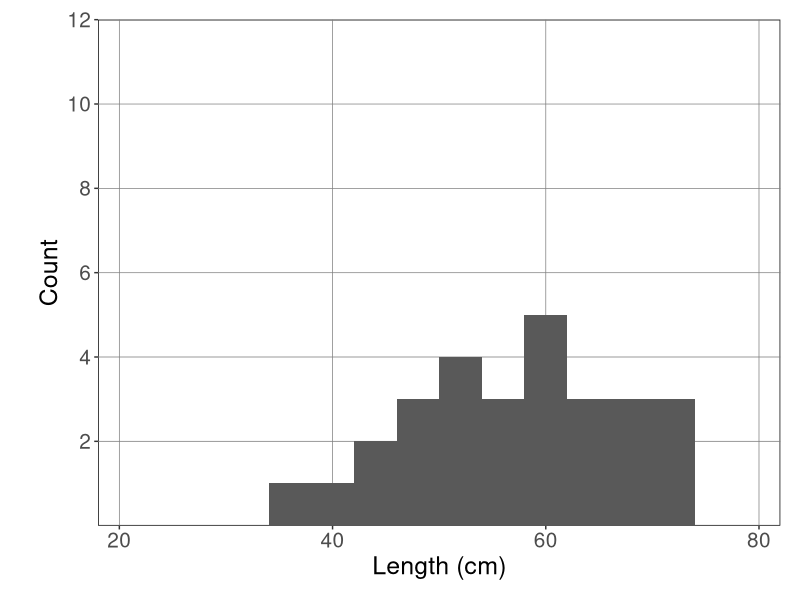
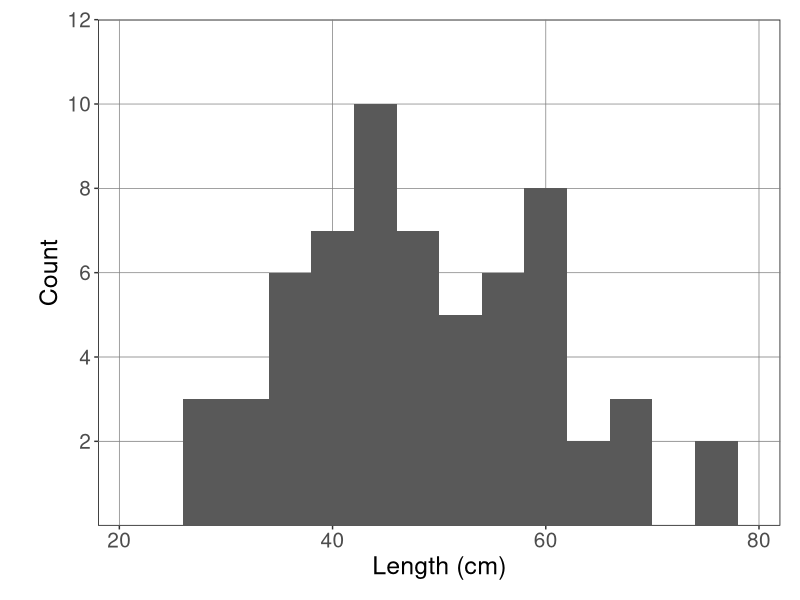
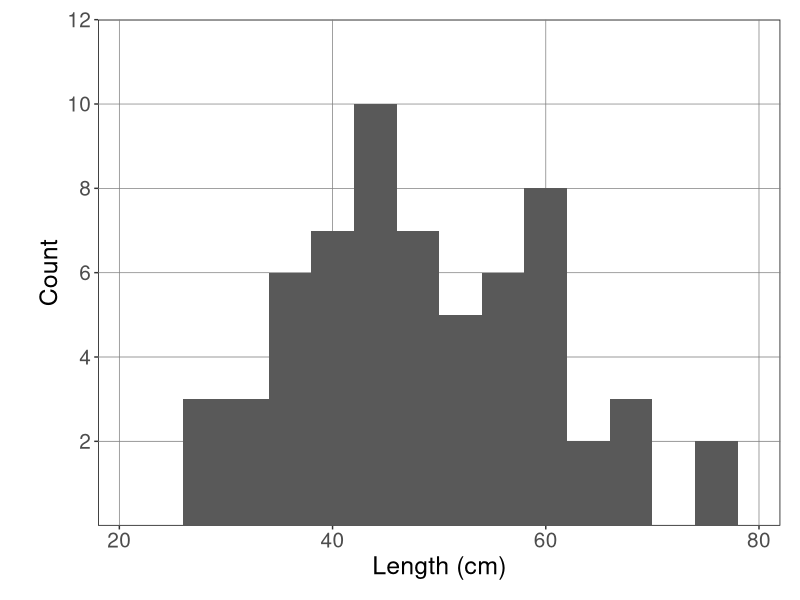
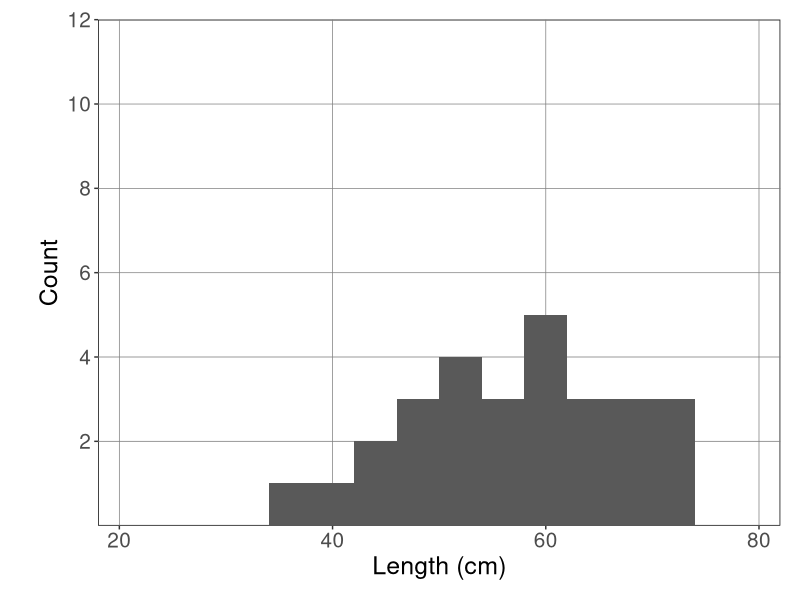
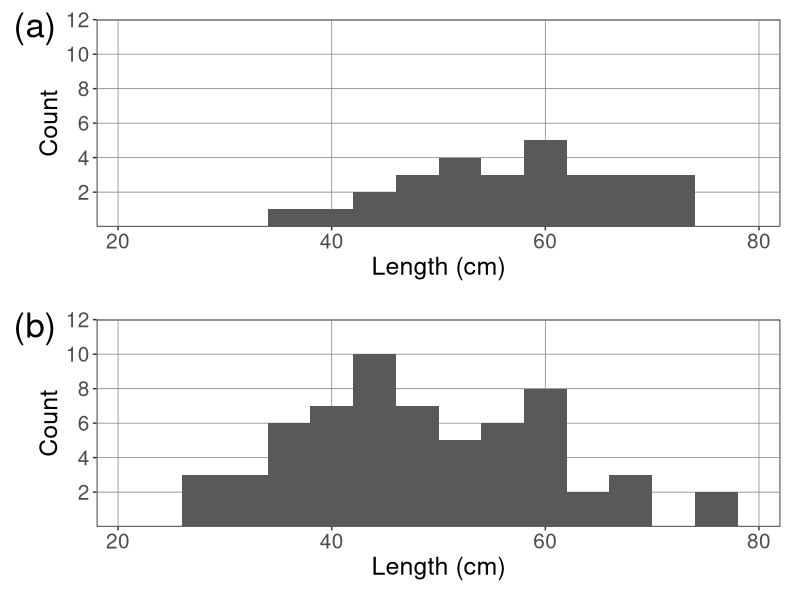

The R source for these figures, in order:
# Length composition plots for SSEC presentation

library(tidyverse)
library(here)
library(readxl)
library(ggpubr)

PW <- read.csv(here::here("hook_and_line_data", "1975_USDPS_yelloweye_lengths.csv"))
ESA <- read_excel(here::here("hook_and_line_data", "2015_USDPS_yelloweye_lengths.xlsx"))

PW %>% 
  mutate(TL_cm = TL_mm/10) -> PW

PW_lengthcomps <- ggplot(data = PW, aes(x = TL_cm)) +
  geom_histogram(binwidth = 4) +
  theme(axis.text = element_text(size = 15),
        axis.title = element_text(size = 18),
        plot.title = element_text(size = 26),
        panel.background = element_rect(fill = "white", color = "black"),
        panel.grid.minor = element_blank(),
        panel.grid.major = element_line(size = 0.25, color = "gray50"),
        plot.margin = unit(c(0.5,0.5,0.5,1), "cm"))+
  scale_x_continuous(expand = c(0,0), limits = c(18,82)) +
  scale_y_continuous(expand = c(0,0), limits = c(0,12), breaks = c(2,4,6,8,10,12)) +
  xlab("Length (cm)") +
  ylab("Count")

ESA_lengthcomps <- ggplot(data = ESA, aes(x = FL_cm)) +
  geom_histogram(binwidth = 4) +
  theme(axis.text = element_text(size = 15),
        axis.title = element_text(size = 18),
        plot.title = element_text(size = 26),
        panel.background = element_rect(fill = "white", color = "black"),
        panel.grid.minor = element_blank(),
        panel.grid.major = element_line(size = 0.25, color = "gray50"),
        plot.margin = unit(c(0.5,0.5,0.5,1), "cm"))+
  scale_x_continuous(expand = c(0,0), limits = c(18,82)) +
  scale_y_continuous(expand = c(0,0), limits = c(0,12), breaks = c(2,4,6,8,10,12)) +
  xlab("Length (cm)") +
  ylab("Count")

PW_lengthcomps
ESA_lengthcomps

ggsave(here::here("figures", "lengths", "2015_lencomps.png"), ESA_lengthcomps, height = 5.5, width  = 6)  
ggsave(here::here("figures", "lengths", "1975_lencomps.png"), PW_lengthcomps, height = 5.5, width  = 6) 

# combine them into one figure (Fig 4) for the manuscript
lengthcomp_fig <- ggarrange(PW_lengthcomps, ESA_lengthcomps, ncol = 1, nrow = 2,
          labels = c("(a)", "(b)"), font.label = list(size = 25, face = "plain"),
          label.x = -0.01)

ggsave(here::here("figures", "lengths", "Fig2.pdf"), lengthcomp_fig, height = 11, width  = 6) 


